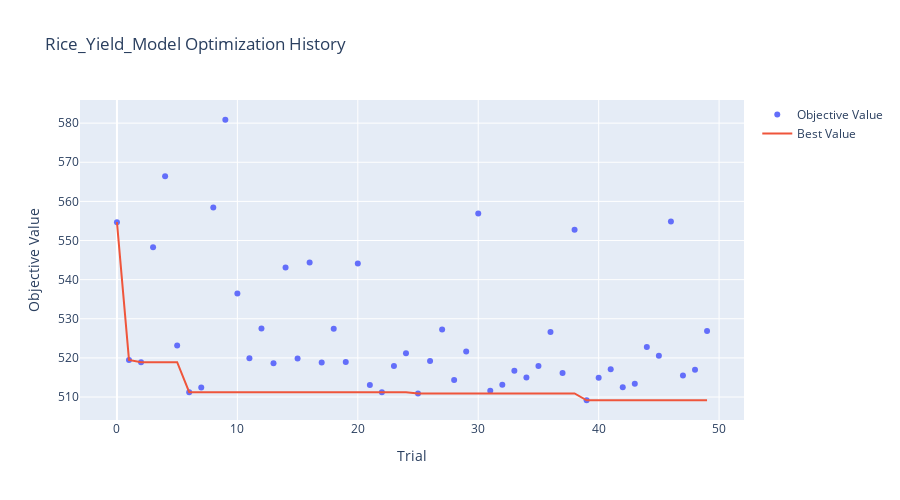
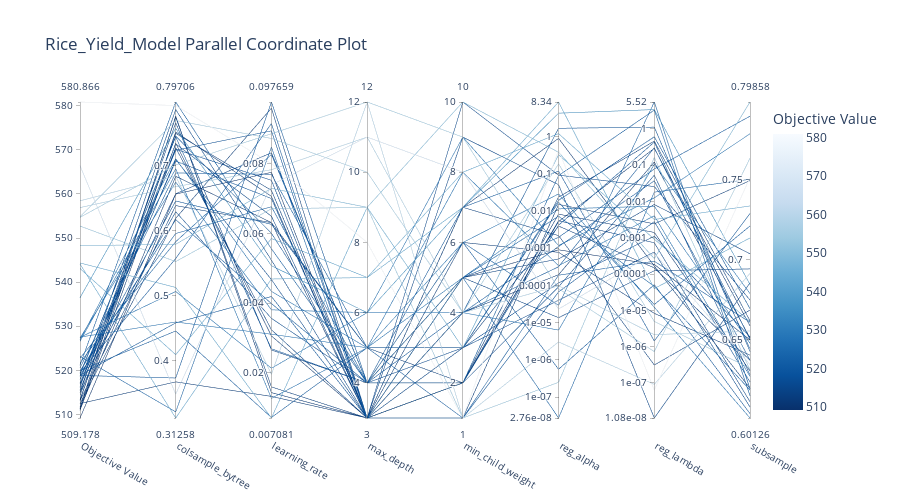
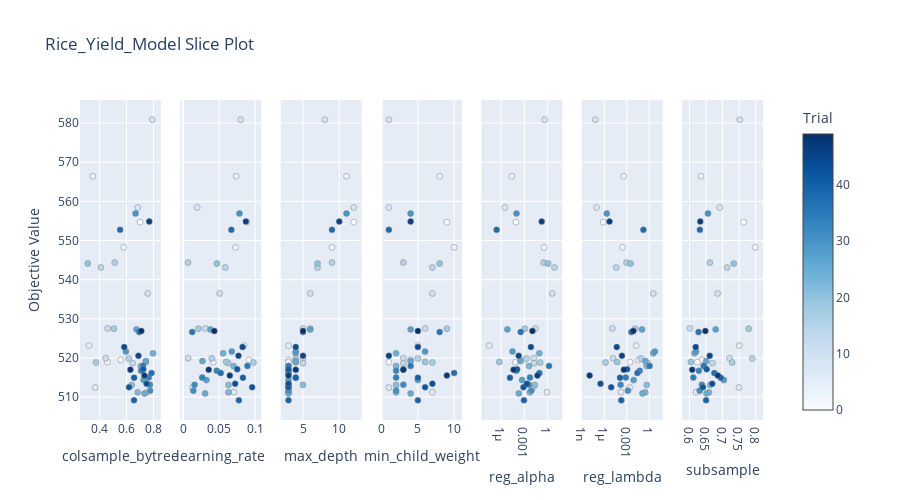
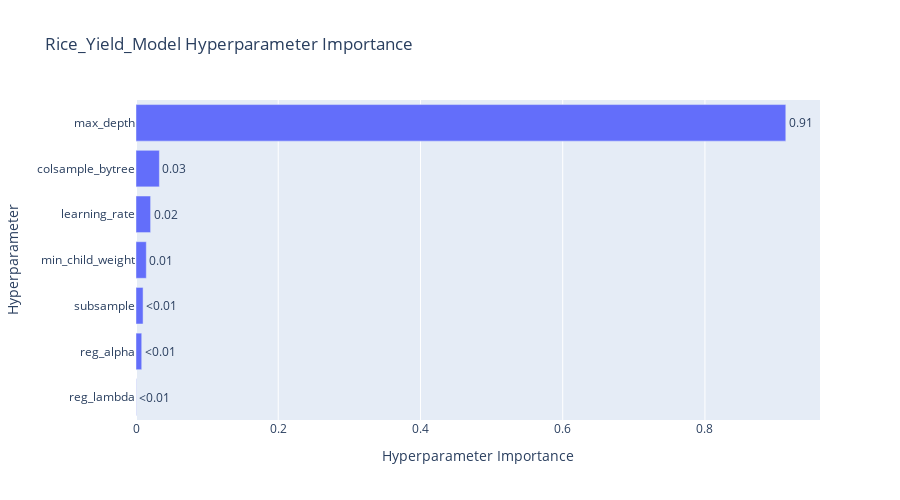

The notebook cell saved with these charts, in order:
### Markdown cell above
### 6. Visualizing Optimization
We generate charts to understand the tuning process. These visual tools show us which specific settings had the biggest impact on reducing the model's error and how the optimization improved over time.

### Code cell
# --- OPTUNA VISUALIZATIONS ---
name = f"{CHOSEN_CROP.capitalize()}_Yield_Model"

# 1. Optimization History
fig = plot_optimization_history(study)
fig.update_layout(title=f'{name} Optimization History', width=900, height=500)
# fig.write_image(f'optuna_{name}_history.png') # Optional save
fig.show()

# 2. Parallel Coordinate (Hyperparameter Relationships)
fig = plot_parallel_coordinate(study)
fig.update_layout(title=f'{name} Parallel Coordinate Plot', width=900, height=500)
# fig.write_image(f'optuna_{name}_parallel_coordinate.png')
fig.show()

# 3. Slice Plot (Individual Parameter impact)
fig = plot_slice(study)
fig.update_layout(title=f'{name} Slice Plot', width=900, height=500)
# fig.write_image(f'optuna_{name}_slice.png')
fig.show()

# 4. Parameter Importance
try:
    fig = plot_param_importances(study)
    fig.update_layout(title=f'{name} Hyperparameter Importance', width=900, height=500)
    # fig.write_image(f'optuna_{name}_param_importance.png')
    fig.show()
except (ValueError, RuntimeError) as e:
    print(f'Could not plot parameter importance: {e}')
